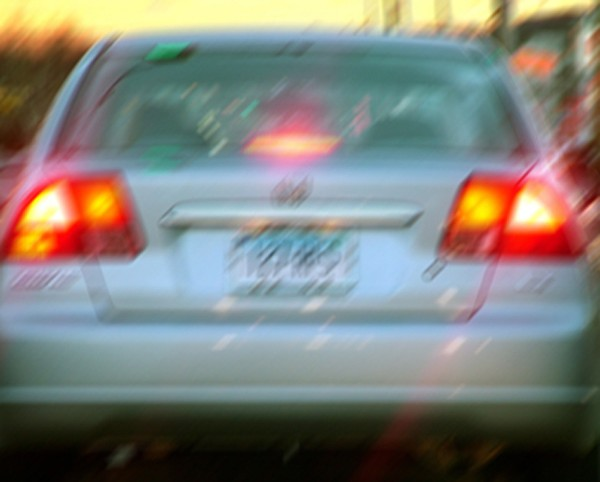
//> input picture Resources/licenseplate_motion.jpg, 600 x 482 px
$ ./main ../../Resources/licenseplate_motion.jpg ../../Resources/text_defocus.jpg   (built with g++ and OpenCV 4)
//> lines starting //> are read from the running program, lines starting //| are printed output that depends on the picture
### Demo/DeblurUtils/noise.hpp
/*
 * Image Noise ver 1.0
 *
 * This library is to be used to add specific noise to
 * images in the OpenCv framework.
 *
 * Implementation is only for float numbers,
 * so the images must be rescaled
 *
 * Also it work only with one image plane,
 * so color images must be treated plane by plane
 *
 * Noise generated:
 * - Salt and Pepper
 * - Gaussian
 * - Poisson
 * - Speckle
 *
 * Implementation of the noise functions is the same
 * as in the Matlab function imnoise with minor changes.
 * Read the description of the functions
 * for more information.
 *
 * Created by Vladislav Antonov
 * October 2011
 */

#pragma once

#include <opencv2/core/core.hpp>
#include <opencv2/highgui/highgui.hpp>

/*
 * Gaussian distribution, taken from GSL
 * sigma i the standard deviation
 * mean is zero - add value if required
 */
double gaussian(const double sigma);

/*
 * This function generates
 * Possion distribution,
 * via the Knuth's algorithm
 */
double poisson(const double lambda);

/*
 * Generates salt and pepper noise
 * pr - part of the image to be affected
 */

void SPnoise(cv::Mat &imgc, float pr = 0.05);

/*
 * Adds Gaussian noise with:
 * mean - mean value
 * stdev - standard deviation
 */
void Gnoise(cv::Mat &imgc, float mean = 0, float stdev = 0.01);

/*
 * Adds zero mean Gaussian noise with
 * variance, defined for each pixel by:
 * imgm
 * and mean=0
 */
void LVnoise(cv::Mat &imgc, cv::Mat &imgm);

/*
 * Adds zero mean Gaussian noise with
 * zero mean and variance, defined
 * for each pixel by a function of its intensity.
 *
 * This function should be defined
 * in the code of the program.
 */
void LV1noise(cv::Mat &imgc, float (*ptLV1f)(float));

/*
 * Adds Poisson noise with
 * scaling of pixel values:
 * scl - should be defined
 * to suit user needs
 */
void Pnoise(cv::Mat &imgc, float scl = 255);

/*
 * Generates multiplicative uniform noise
 * with mean=0 and variance:
 * stdev
 * which is applied to image as follows:
 * I=I+I*noise
 */
void SPEnoise(cv::Mat &imgc, float stdev = 0.04);

/*
 * Adds uniform noise, with:
 * v - intensity
 * pr - part of the image to be affected
 */

void Unoise(cv::Mat &imgc, float pr, float v = 1.0);

### Demo/MBKrl/main.cpp
/*
 * This is a demo program
 * used to demonstrate the
 * motion blur for images
 * using a given kernel
 * with conjugate gradient approximation
 *
 * Created by Vladislav Antonov
 * February 2012
 */

#include <iostream>
#include <opencv2/core/core.hpp>
#include <opencv2/core/mat.hpp>
#include <opencv2/highgui/highgui.hpp>
#include <opencv2/imgproc/imgproc.hpp>
#include <string>

#include "blurrf.hpp"
#include "fdb.hpp"
#include "noise.hpp"

using namespace std;

const int MAX_R = 10;  // maximal length of motion blurr

// initial, loaded, merged (float), blue/gray, green, red (float),  blue/gray,
// green, red (initial) images
cv::Mat imgi, img, imgc, imgc1, imgc2, imgc3, imgc1i, imgc2i, imgc3i;

// images to be blurred
cv::Mat imgcb, imgc1b, imgc2b, imgc3b;
// images to be deblurred
cv::Mat imgcd, imgc1d, imgc2d, imgc3d;
// images to be shown - first blurred, then deblurred
cv::Mat img1b, img3b, img1d, img3d;

cv::Mat kernel, imgb,
    krnl;  // kernel, image for blurring, one for all, kernel image

bool flag = true;  // false if kernel loaded

int pos_Theta = 10, pos_r = 10;  // Angle and radius of motion blurr (initial)
int pos_f = 6;                   // Initial position of the filter
float xb1 = -10.5, yb1 = -20.5;  // Define vector of motion blurr
float filt;                      // Filter value
double sca = 1.0;                // scaling factor
int ksize;                       // max kernel size

cv::Mat tmp, tmp1;  // temporal matrix

// this function generates a simple test image
// [19 lines left out: function Ximgset, not called in this run]

/*
 * This function calculates
 * standard noise deviation
 * from Fourier transformed
 * image
 */

// [21 lines left out: function NoiseDev, not called in this run]

/*
 * Function which introduces
 * blurring kernel on image
 * with reflective boundary conditions
 * kernel is spatially dependent
 */

// [48 lines left out: function BlurrPBCsv, not called in this run]

/*
 * RL deconvolution
 */

// [54 lines left out: function RLDFilter, not called in this run]

void Process(int pos, void *);  // initial declaration of blurr function

int main(int argc, char *argv[]) {
  int i;

  // creates initial image
  if ((argc == 3) &&
      (!(img = cv::imread(argv[1], cv::IMREAD_ANYDEPTH | cv::IMREAD_ANYCOLOR))
            .empty()) &&
      (!(krnl = cv::imread(argv[2], cv::IMREAD_ANYDEPTH | cv::IMREAD_GRAYSCALE))
            .empty())) {
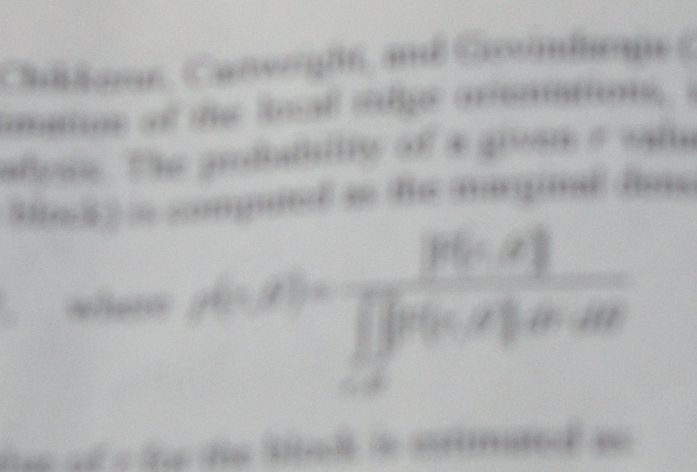
//> input picture Resources/text_defocus.jpg, 697 x 472 px
//> img is the input picture: 482 rows x 600 cols, CV_8UC3; mean B, G, R 120.7, 127, 126.7
//> krnl: 472 rows x 697 cols, CV_8UC1; min 123, max 204, mean 179.2
    imgi = cv::Mat(cv::Size(img.cols, img.rows), img.depth(), img.channels());
    kernel = cv::Mat(cv::Size(krnl.cols, krnl.rows), CV_32FC1);
    img.copyTo(imgi);
    flag = false;

    switch (imgi.depth()) {
      case CV_8U:
        sca = 255;
        break;

      case CV_16U:
        sca = 65535;
        break;

      case CV_32S:
        sca = 4294967295;
        break;

      default:  // unknown depth, program should go on
        sca = 1.0;
    }

    krnl.convertTo(kernel, CV_32F);
    switch (krnl.depth()) {
      case CV_8U:
        kernel = kernel / 255;
        break;

      case CV_16U:
        kernel = kernel / 65535;
        break;

      case CV_32S:
        kernel = kernel / 4294967295;
        break;

      default:  // unknown depth, program should go on
        kernel = kernel;
    }

    // kernel normalization
    float sm = 0;
    for (int row = 0; row < kernel.rows; row++)
      for (int col = 0; col < kernel.cols; col++) {
        sm += ((float *)(kernel.data + row * kernel.step))[col];
      }
//> this loop made 472 passes
//> sm on passes 1 to 3: 522.9, 1045.5, 1568.2
//> after the loop, sm = 231045.9

    kernel = kernel / sm;
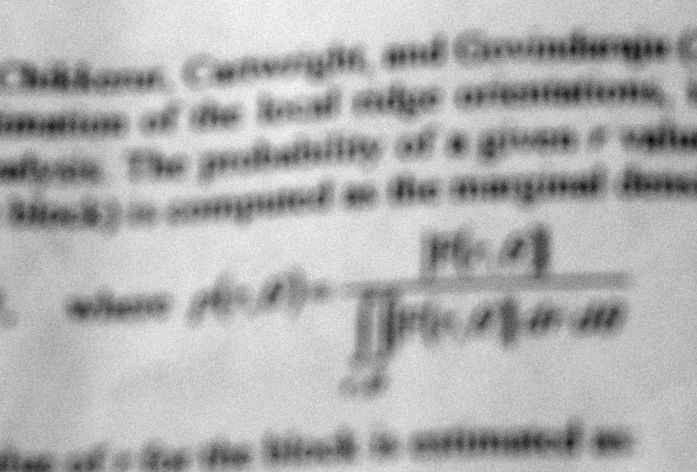
//> kernel: 472 rows x 697 cols, CV_32FC1; min 2.09e-06, max 3.46e-06, mean 3.04e-06; drawn with min black and max white

    ksize = max(kernel.cols, kernel.rows);
//> ksize = 697

  } else {
    sca = 1.0;
    int m = 640, n = 480;  // VGA size
    imgi = cv::Mat(cv::Size(m, n), CV_32FC1);
    Ximgset(imgi);

    // [6 lines of commented-out code are left out]
    ksize = MAX_R;
    kernel = cv::Mat(cv::Size(2 * ksize + 1, 2 * ksize + 1), CV_32FC1);
  }

  char *nmR, *nmG, *nmB;  // names for the red, green and blue channel file

  // displays image
  if (flag) {
    cv::namedWindow("Initial", cv::WINDOW_AUTOSIZE);
    cv::imshow("Initial", imgi);
  }

  if (imgi.channels() != 1) {
    cv::namedWindow("BlurredColor", cv::WINDOW_AUTOSIZE);
    cv::namedWindow("DeblurredColor", cv::WINDOW_AUTOSIZE);
  } else {
    cv::namedWindow("BlurredGray", cv::WINDOW_AUTOSIZE);
    cv::namedWindow("DeblurredGray", cv::WINDOW_AUTOSIZE);
  }

  // this is the kernel image for blurring
  imgb =
      cv::Mat(cv::Size(imgi.cols + 2 * ksize, imgi.rows + 2 * ksize), CV_32FC1);

  // the initial splitting of channels
  imgc1 = cv::Mat(cv::Size(imgi.cols, imgi.rows), CV_32FC1);
  // creation of channel images for blurring
  imgc1b = cv::Mat(cv::Size(imgb.cols, imgb.rows), CV_32FC1);
  // creation of channel images for deblurring
  imgc1d = cv::Mat(cv::Size(imgb.cols, imgb.rows), CV_32FC1);

  if (imgi.channels() != 1) {
    imgc1i = cv::Mat(cv::Size(imgi.cols, imgi.rows), imgi.depth(), 1);
    imgc2i = cv::Mat(cv::Size(imgi.cols, imgi.rows), imgi.depth(), 1);
    imgc3i = cv::Mat(cv::Size(imgi.cols, imgi.rows), imgi.depth(), 1);
    imgc2 = cv::Mat(cv::Size(imgi.cols, imgi.rows), CV_32FC1);
    imgc3 = cv::Mat(cv::Size(imgi.cols, imgi.rows), CV_32FC1);
    cv::split(imgi, std::vector{imgc1i, imgc2i, imgc3i});
    imgc1i.convertTo(imgc1, CV_32F);
    imgc1 = imgc1 / sca;
    imgc2i.convertTo(imgc2, CV_32F);
    imgc2 = imgc2 / sca;
    imgc3i.convertTo(imgc3, CV_32F);
    imgc3 = imgc3 / sca;
    // creation of channel images for blurring
    imgc2b = cv::Mat(cv::Size(imgb.cols, imgb.rows), CV_32FC1);
    imgc3b = cv::Mat(cv::Size(imgb.cols, imgb.rows), CV_32FC1);
    // image to present the cropped blurr
    img3b = cv::Mat(cv::Size(imgi.cols, imgi.rows), CV_32FC3);
    // creation of channel images for deblurring
    imgc2d = cv::Mat(cv::Size(imgb.cols, imgb.rows), CV_32FC1);
    imgc3d = cv::Mat(cv::Size(imgb.cols, imgb.rows), CV_32FC1);
    // image to present the cropped deblurred image
    img3d = cv::Mat(cv::Size(imgi.cols, imgi.rows), CV_32FC3);
  } else {
    // image to present the cropped blurr
    img1b = cv::Mat(cv::Size(imgi.cols, imgi.rows), CV_32FC1);
    // image to present the cropped deblurred
    img1d = cv::Mat(cv::Size(imgi.cols, imgi.rows), CV_32FC1);
    imgc1 = imgi / sca;
  }

  cv::namedWindow("Kernel", cv::WINDOW_NORMAL);

  if (flag) {
    cv::namedWindow("Motion Blurr", cv::WINDOW_NORMAL);
    cv::resizeWindow("Motion Blurr", 600, 1);
    cv::createTrackbar("Radius, pix", "Motion Blurr", &pos_r, MAX_R, Process);
    cv::createTrackbar("Angle, deg ", "Motion Blurr", &pos_Theta, 360, Process);
  }

  Process(0, nullptr);

  while (1)  // wait till ESC is pressed
  {
    char c = cv::waitKey(0);
    if (c == 27) break;
  }

  if (flag) {
    cv::destroyWindow("Initial");
    cv::destroyWindow("Motion Blurr");
  }

  cv::destroyWindow("Kernel");

  if (imgi.channels() != 1) {
    cv::destroyWindow("BlurredColor");
    cv::destroyWindow("DeblurredColor");
  } else {
    cv::destroyWindow("BlurredGray");
    cv::destroyWindow("DeblurredGray");
  }

  return (0);
}

void Process(int pos, void *) {
  if (flag) {
    // motion blurr kernel preparation
    xb1 = pos_r * cos(pos_Theta * CV_PI / 180);
    yb1 = pos_r * sin(pos_Theta * CV_PI / 180);
    // motion blurr
    if ((xb1 != 0) || (yb1 != 0)) {
      ksetMoveXYb(kernel, (xb1), (yb1));
    } else {
      kernel = 0;
      ((float *)(kernel.data + int(kernel.cols / 2) *
                                   (kernel.step)))[int(kernel.rows / 2)] = 1.0;
    }
  }

  // creates Fourier smearing image
//> (the run ends here: the program needs code that is not available in this run, at `Blurrset(imgb, kernel);`)
